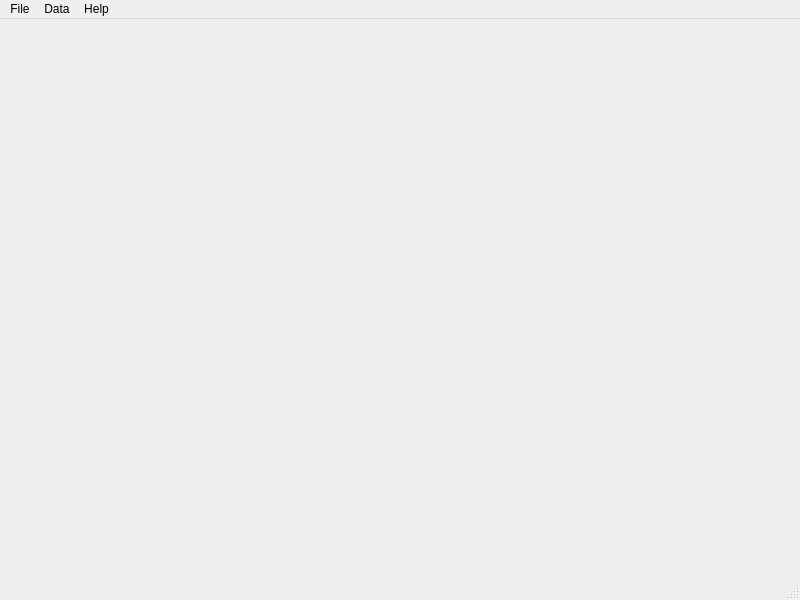
<?xml version="1.0" encoding="UTF-8"?>
<ui version="4.0">
 <class>myNetwork</class>
 <widget class="QMainWindow" name="myNetwork">
  <property name="geometry">
   <rect>
    <x>0</x>
    <y>0</y>
    <width>800</width>
    <height>600</height>
   </rect>
  </property>
  <property name="windowTitle">
   <string>myNetwork</string>
  </property>
  <widget class="QWidget" name="centralwidget"/>
  <widget class="QMenuBar" name="menubar">
   <property name="geometry">
    <rect>
     <x>0</x>
     <y>0</y>
     <width>800</width>
     <height>22</height>
    </rect>
   </property>
   <widget class="QMenu" name="menuFile">
    <property name="title">
     <string>File</string>
    </property>
    <addaction name="actionCreate"/>
    <addaction name="actionOpen"/>
    <addaction name="separator"/>
    <addaction name="actionSettings"/>
    <addaction name="separator"/>
    <addaction name="actionQuit"/>
   </widget>
   <widget class="QMenu" name="menuData">
    <property name="title">
     <string>Data</string>
    </property>
    <addaction name="actionDevices"/>
    <addaction name="actionDevice_types"/>
   </widget>
   <widget class="QMenu" name="menuHelp">
    <property name="title">
     <string>Help</string>
    </property>
    <addaction name="actionAbout_QT"/>
   </widget>
   <addaction name="menuFile"/>
   <addaction name="menuData"/>
   <addaction name="menuHelp"/>
  </widget>
  <widget class="QStatusBar" name="statusbar"/>
  <action name="actionCreate">
   <property name="text">
    <string>Create</string>
   </property>
  </action>
  <action name="actionOpen">
   <property name="text">
    <string>Open</string>
   </property>
  </action>
  <action name="actionQuit">
   <property name="text">
    <string>Quit</string>
   </property>
  </action>
  <action name="actionDevices">
   <property name="text">
    <string>Devices</string>
   </property>
  </action>
  <action name="actionAbout_QT">
   <property name="text">
    <string>About QT</string>
   </property>
  </action>
  <action name="actionSettings">
   <property name="text">
    <string>Settings</string>
   </property>
  </action>
  <action name="actionDevice_types">
   <property name="text">
    <string>Device types</string>
   </property>
  </action>
 </widget>
 <resources/>
 <connections/>
</ui>
